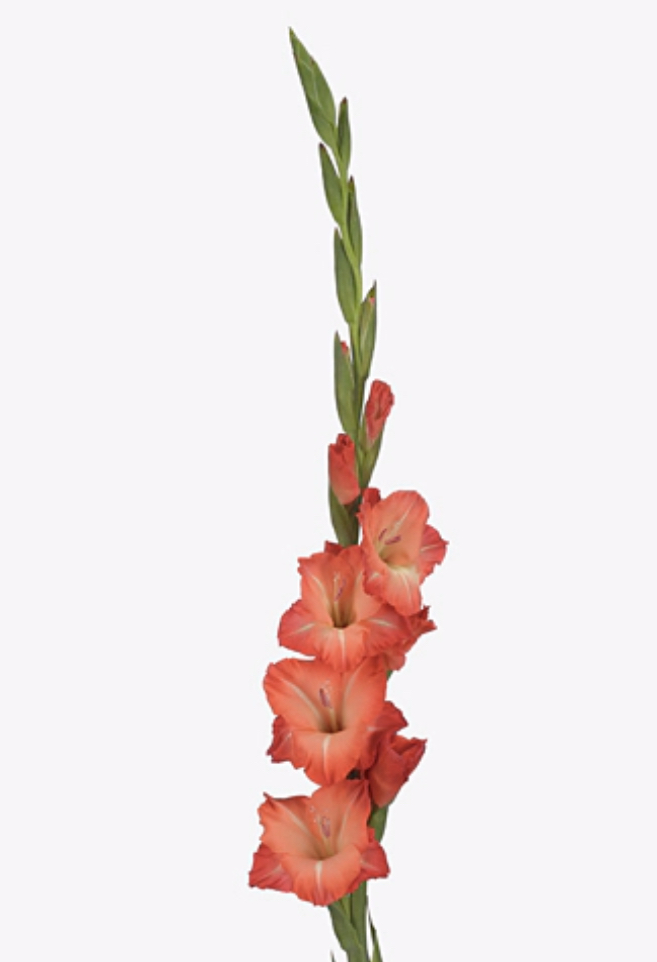
#> input picture Imagenes/gladiolo.jpg, 657 x 962 px
$ python TP_final_AFD.py
#> lines starting #> are read from the running program, lines starting #| are printed output that depends on the picture; after the words box and inside, x2 and y2 are one past the last pixel; in counts of white or black regions, pixels touching at a corner belong together
import cv2
import numpy as np
from PIL import Image, ImageDraw
import matplotlib.pyplot as plt
from tkinter import Tk, filedialog
import os

# Función para cargar imagen usando diálogo de selección de archivos
def cargar_imagen():
    Tk().withdraw()  # Oculta la ventana principal de Tkinter
    filename = filedialog.askopenfilename(title="Seleccionar imagen")
    if not filename:
        raise FileNotFoundError("No se seleccionó ninguna imagen.")
    imagen_bgr = cv2.imread(filename)  # Carga imagen en formato BGR
    imagen_rgb = cv2.cvtColor(imagen_bgr, cv2.COLOR_BGR2RGB)  # Convierte a RGB
    return imagen_rgb, filename

# Función para crear patrones visuales en escala de grises
def crear_patron(tipo, tamano=12):
    img = Image.new('L', (tamano, tamano), 255)
    draw = ImageDraw.Draw(img)

    if tipo == 'rayas_horizontales':
        for i in range(0, tamano, 2):
            draw.line((0, i, tamano, i), fill=0, width=1)
    elif tipo == 'rayas_verticales':
        for i in range(0, tamano, 2):
            draw.line((i, 0, i, tamano), fill=0, width=1)
    elif tipo == 'rayas_diagonales':
        for i in range(-tamano, tamano, 2):
            draw.line((i, tamano, i + tamano, 0), fill=0, width=1)
    elif tipo == 'puntos_grandes':
        for x in range(1, tamano, 6):
            for y in range(1, tamano, 6):
                draw.ellipse((x, y, x+3, y+3), fill=0)
    elif tipo == 'puntos_pequeños':
        for x in range(1, tamano, 3):
            for y in range(1, tamano, 3):
                draw.ellipse((x, y, x+1, y+1), fill=0)
    elif tipo == 'diagonales_dobles':
        for i in range(-tamano, tamano, 2):
            draw.line((i, tamano, i+tamano, 0), fill=0, width=1)
            draw.line((i, 0, i+tamano, tamano), fill=0, width=1)
    elif tipo == 'cuadricula':
        for x in range(0, tamano, 2):
            for y in range(0, tamano, 2):
                draw.rectangle((x, y, x+2, y+2), outline=0, width=1)
    elif tipo == 'zigzag':
        for i in range(0, tamano, 2):
            draw.line((i, 0, i+1, tamano), fill=0, width=1)
            draw.line((i+1, 0, i, tamano), fill=0, width=1)
    elif tipo == 'ondas':
        for i in range(0, tamano, 2):
            draw.line((i, int(tamano/2), i+2, int(tamano/2)-2), fill=0, width=1)
            draw.line((i+2, int(tamano/2)-2, i+4, int(tamano/2)), fill=0, width=1)

    return np.array(img)

# Función que aplica los screentones a cada color. Aplica un patrón distinto a cada color. 4 patrones para 4 colores.
def aplicar_screentones(imagen_hsv, imagen_rgb):
    rangos_colores = {
                        'rojo1':     [(0, 100, 100), (5, 255, 255)],
                        'rojo2':     [(175, 100, 100), (180, 255, 255)],
                        'naranja':   [(6, 120, 120), (20, 255, 255)],
                        'amarillo':  [(21, 100, 100), (30, 255, 255)],
                        'verde':     [(36, 80, 80), (85, 255, 255)],
                        'cian':      [(86, 80, 80), (95, 255, 255)],
                        'azul':      [(96, 80, 80), (130, 255, 255)],
                        'purpura':   [(131, 80, 80), (160, 255, 255)],
                        'rosa':      [(161, 80, 80), (169, 255, 255)],
                    }

    #Patrones visuales asignados a cada color
    patrones = {
                    'rojo1': crear_patron('rayas_horizontales'),
                    'rojo2': crear_patron('rayas_verticales'),
                    'naranja': crear_patron('cuadricula'),
                    'amarillo': crear_patron('puntos_pequeños'),
                    'verde': crear_patron('puntos_grandes'),
                    'cian': crear_patron('diagonales_dobles'),
                    'azul': crear_patron('rayas_diagonales'),
                    'purpura': crear_patron('zigzag'),
                    'rosa': crear_patron('ondas')
                }

    #Imagen en blanco donde se aplicarán los patrones
    imagen_resultado = np.ones(imagen_rgb.shape[:2], dtype=np.uint8) * 255

    for color, (bajo, alto) in rangos_colores.items():
        #Crear máscara para detectar zonas del color actual
        mascara = cv2.inRange(imagen_hsv, np.array(bajo), np.array(alto))

        # Smooth and sharpen mask
        mascara = cv2.GaussianBlur(mascara, (5, 5), 0)
        _, mascara = cv2.threshold(mascara, 50, 255, cv2.THRESH_BINARY)

        #Suavizar bordes de la máscara
        kernel = np.ones((3, 3), np.uint8)
        mascara = cv2.dilate(mascara, kernel, iterations=1)

        #Repetir patrón hasta cubrir toda la imagen
        patron = patrones[color]
        tile = np.tile(patron, (imagen_resultado.shape[0] // patron.shape[0] + 1,
                                imagen_resultado.shape[1] // patron.shape[1] + 1))
        tile = tile[:imagen_resultado.shape[0], :imagen_resultado.shape[1]]

        #Aplicar patrón en las zonas donde la máscara es blanca (255)
        imagen_resultado = np.where(mascara == 255, tile, imagen_resultado)

    #Aumenta ligeramente el contraste del resultado final. Esto mejora la calidad de la imagen final.
    imagen_resultado = cv2.convertScaleAbs(imagen_resultado, alpha=1.2, beta=0)
    return imagen_resultado

#Muestra la imagen original y la imagen procesada lado a lado
def mostrar_resultado(imagen_rgb, imagen_resultado):
    fig, (ax1, ax2) = plt.subplots(1, 2, figsize=(12, 6))
    ax1.imshow(imagen_rgb)
    ax1.set_title('Imagen Original')
    ax1.axis('off')
    ax2.imshow(imagen_resultado, cmap='gray')
    ax2.set_title('Resultado con screentones')
    ax2.axis('off')
    plt.tight_layout()
    plt.show()

# Guarda el resultado como archivo PNG junto a la imagen original
def guardar_resultado(imagen_resultado, original_path):
    #Extrae nombre base sin extensión
    nombre = os.path.splitext(os.path.basename(original_path))[0]
    #Extrae carpeta de la imagen original
    carpeta = os.path.dirname(original_path)
    #Convierte array en imagen PIL y guarda como JPG
    resultado_img = Image.fromarray(imagen_resultado)
    ruta_guardado = os.path.join(carpeta, f"{nombre}_procesada.jpg")
    resultado_img.save(ruta_guardado, format='JPEG')
    print(f"Imagen guardada como {ruta_guardado}")

# Función principal del programa
def main():
    imagen_rgb, ruta = cargar_imagen()
#> the answer given: Imagenes/gladiolo.jpg
#> in cargar_imagen, imagen_bgr is the input picture: shape (962, 657, 3); mean B, G, R 229.5, 229.8, 239.6
#> ruta = 'Imagenes/gladiolo.jpg'
    imagen_hsv = cv2.cvtColor(imagen_rgb, cv2.COLOR_RGB2HSV)
#> imagen_hsv: shape (962, 657, 3); mean H, S, V 124.1, 18.1, 240.7
    imagen_resultado = aplicar_screentones(imagen_hsv, imagen_rgb)
#> the loop in aplicar_screentones, `for color, (bajo, alto) in rangos_colores.items():` made 9 passes
#> pass 1, in aplicar_screentones, `mascara = cv2.inRange(imagen_hsv, np.array(bajo), np.array(alto))`:
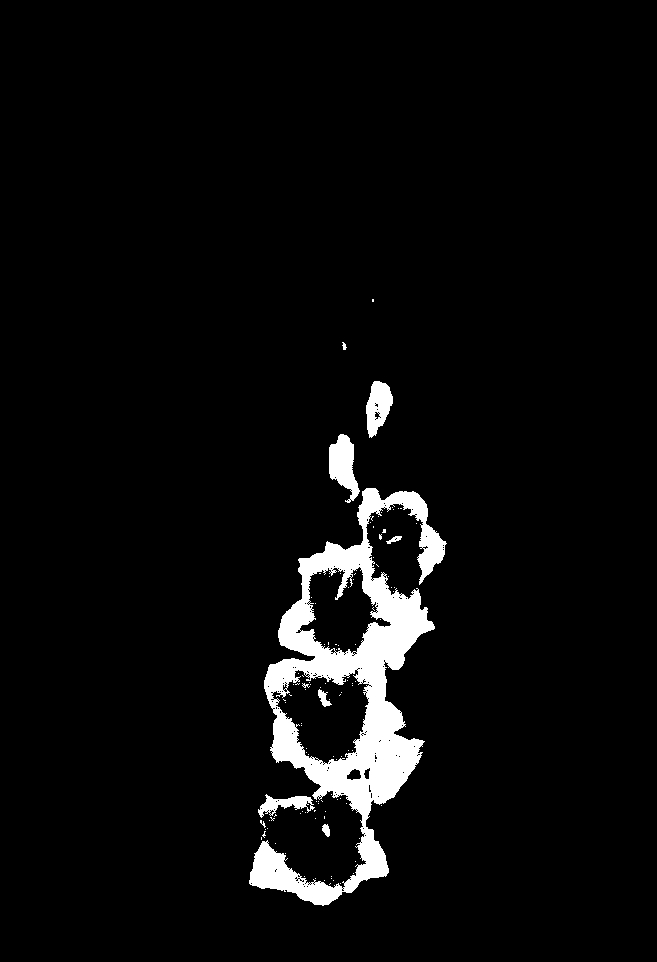
#> mascara: shape (962, 657); 4.5% white; 110 white regions (102 under 20 px), largest, box (x1, y1, x2, y2) and area: (249, 488, 447, 906) 25347, (329, 434, 360, 503) 1224, (366, 381, 393, 438) 984
#> pass 1, in aplicar_screentones, `_, mascara = cv2.threshold(mascara, 50, 255, cv2.THRESH_BINARY)`:
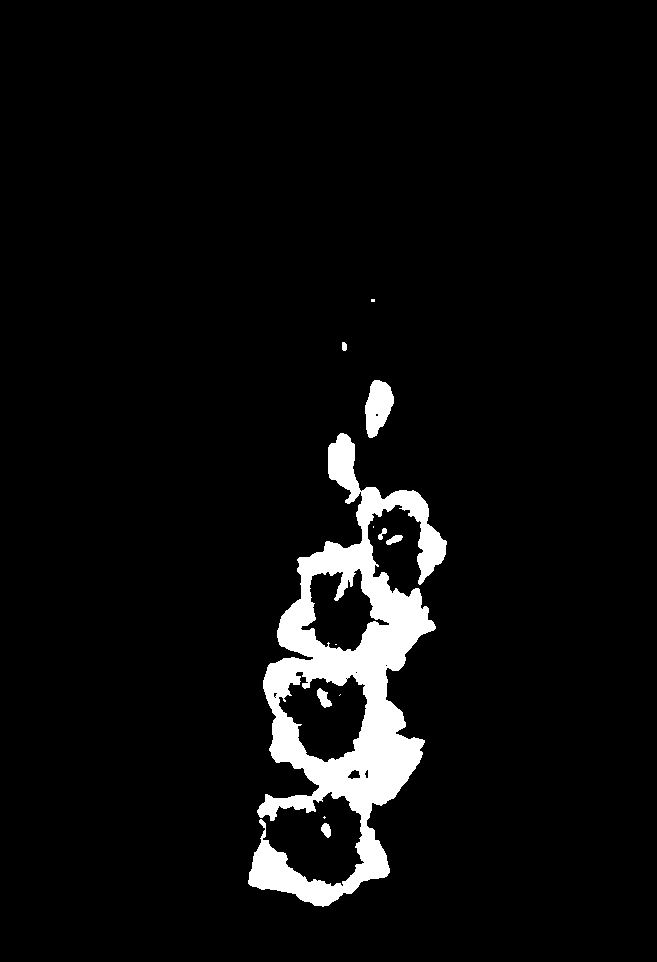
#> mascara: shape (962, 657); 5.2% white; 12 white regions (5 under 20 px), largest, box (x1, y1, x2, y2) and area: (248, 433, 447, 907) 30926, (365, 380, 394, 438) 1142, (317, 688, 332, 708) 168
#> pass 1, in aplicar_screentones, `mascara = cv2.dilate(mascara, kernel, iterations=1)`:
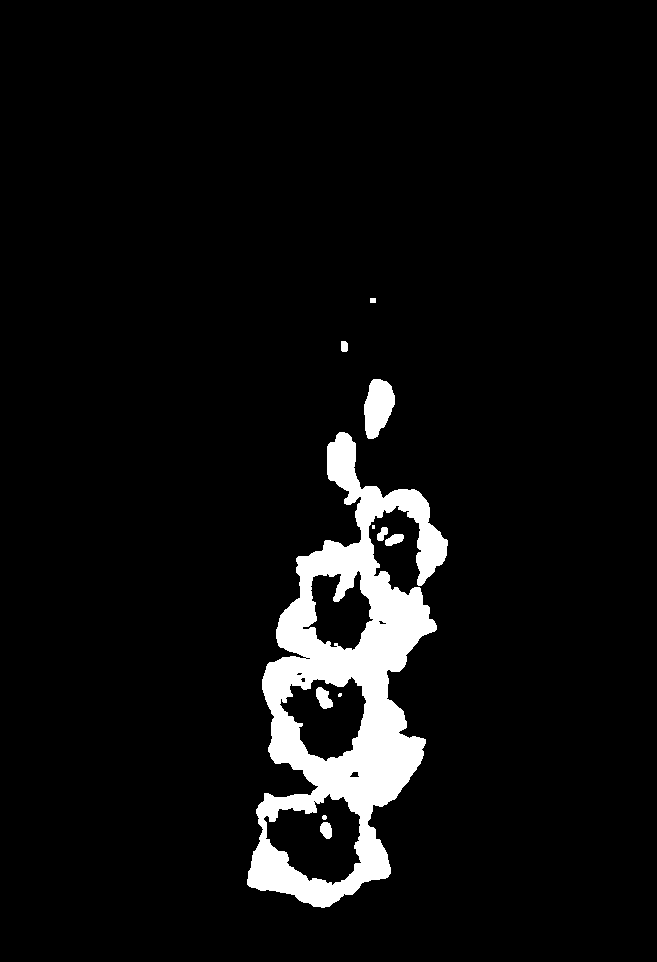
#> mascara: shape (962, 657); 5.8% white; 11 white regions (2 under 20 px), largest, box (x1, y1, x2, y2) and area: (247, 432, 448, 908) 34832, (364, 379, 395, 439) 1324, (316, 687, 333, 709) 244
#> after the loop in aplicar_screentones, `for color, (bajo, alto) in rangos_colores.items():`:
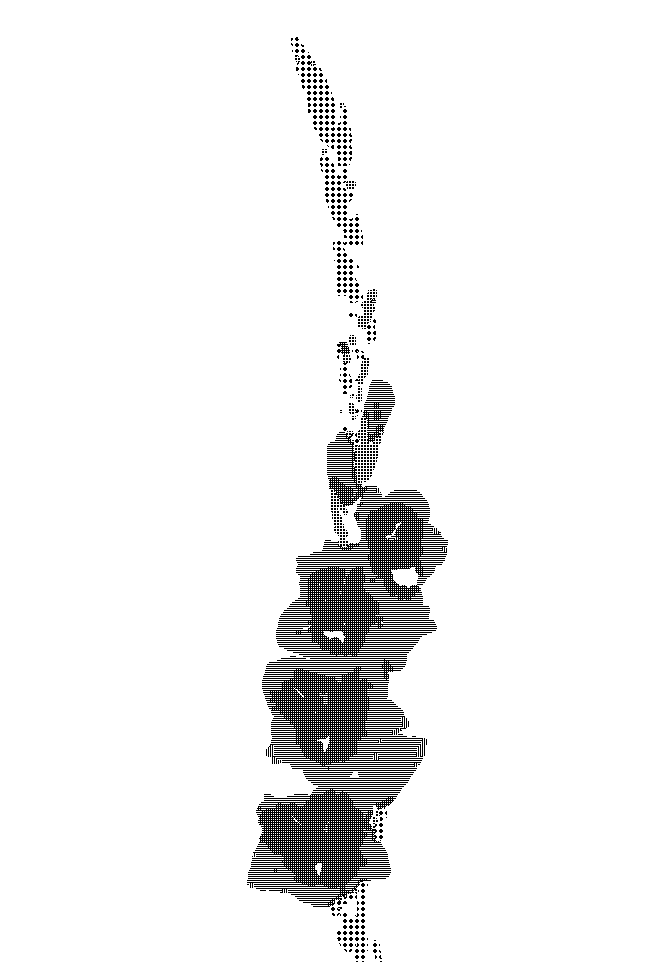
#> imagen_resultado: shape (962, 657); 94.2% white; black in thin lines or dots, all inside (x1, y1, x2, y2) = (247, 37, 448, 962)
    mostrar_resultado(imagen_rgb, imagen_resultado)
    guardar_resultado(imagen_resultado, ruta)

# Llama a main si se ejecuta este archivo directamente
if __name__ == "__main__":
    main()
